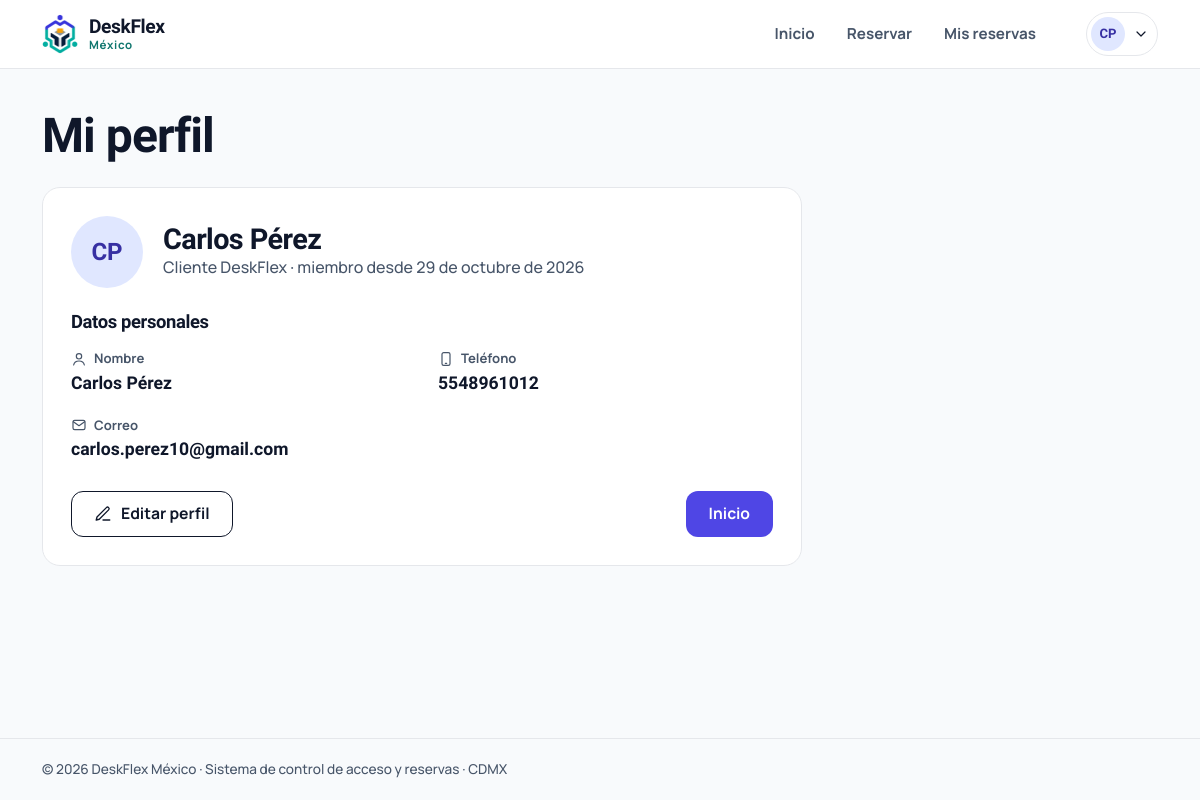
Screenshot of /perfil (signed in) with the database file from the repository.
### tables this page shows
CREATE TABLE usuarios (
    id            INTEGER PRIMARY KEY AUTOINCREMENT,
    nombre        TEXT    NOT NULL,
    correo        TEXT    NOT NULL UNIQUE,
    telefono      TEXT    NOT NULL,
    password_hash TEXT    NOT NULL,
    rol           TEXT    NOT NULL DEFAULT 'cliente' CHECK (rol IN ('cliente','admin')),
    activo        INTEGER NOT NULL DEFAULT 1,
    creado_en     TEXT    NOT NULL DEFAULT (datetime('now'))
);

### deskflex/views/client.py (the view)
@bp.route("/perfil")
@login_required
def perfil():
    return render_template("client/perfil.html")

### deskflex/db.py (called while the page is built)
def get_db() -> sqlite3.Connection:
    if "db" not in g:
        path = Path(current_app.config["DATABASE"])
        path.parent.mkdir(parents=True, exist_ok=True)
        conn = sqlite3.connect(path, isolation_level=None, timeout=10)
        conn.row_factory = sqlite3.Row
        conn.execute("PRAGMA foreign_keys = ON")
        g.db = conn
    return g.db

### deskflex/rules.py (called while the page is built)
def fmt_fecha(d: date | str, corta: bool = False) -> str:
    if isinstance(d, str):
        d = date.fromisoformat(d)
    if corta:
        return f"{d.day:02d}/{d.month:02d}/{d.year}"
    return f"{d.day} de {MESES[d.month - 1]} de {d.year}"

### deskflex/security.py (called while the page is built)
def csrf_token() -> str:
    if "_csrf" not in session:
        session["_csrf"] = secrets.token_urlsafe(24)
    return session["_csrf"]

def check_csrf():
    if request.method in ("POST", "PUT", "PATCH", "DELETE"):
        sent = request.form.get("csrf_token") or request.headers.get("X-CSRF-Token", "")
        if not hmac.compare_digest(sent, session.get("_csrf", "")):
            abort(400, "La sesión del formulario expiró. Recarga la página e inténtalo de nuevo.")

def load_user():
    g.user = None
    uid = session.get("uid")
    if uid:
        u = get_db().execute("SELECT * FROM usuarios WHERE id = ? AND activo = 1", (uid,)).fetchone()
        if u:
            g.user = u
        else:
            session.clear()

def login_required(view):
    @wraps(view)
    def wrapped(*a, **kw):
        if g.user is None:
            flash("Inicia sesión para continuar.", "info")
            return redirect(url_for("auth.login", next=request.full_path.rstrip("?")))
        return view(*a, **kw)
    return wrapped

### deskflex/templates/client/perfil.html (shortened to what this page needs)
{% extends "base.html" %}
{% from "_icons.html" import icon %}
{% block content %}
<div class="page-head"><h1>Mi perfil</h1></div>
<section class="card" style="max-width:760px">
  <div class="profile-head">
    <span class="avatar avatar--lg">{{ user.nombre|iniciales }}</span>
    <div><h2>{{ user.nombre }}</h2><p class="muted">{{ 'Administrador' if user.rol == 'admin' else 'Cliente DeskFlex' }} · miembro desde {{ user.creado_en[:10]|fecha }}</p></div>
  </div>
  <h3 style="margin-bottom:16px">Datos personales</h3>
  <dl class="data-grid">
    <div><dt>{{ icon('user', 16) }} Nombre</dt><dd>{{ user.nombre }}</dd></div>
    <div><dt>{{ icon('phone', 16) }} Teléfono</dt><dd>{{ user.telefono }}</dd></div>
    <div><dt>{{ icon('mail', 16) }} Correo</dt><dd>{{ user.correo }}</dd></div>
  </dl>
  <div style="display:flex;justify-content:space-between;gap:12px;flex-wrap:wrap;margin-top:32px">
    <a class="btn btn--outline" href="{{ url_for('client.perfil_editar') }}">{{ icon('edit', 18) }} Editar perfil</a>
    <a class="btn btn--primary" href="{{ url_for('auth.raiz') }}">Inicio</a>
  </div>
</section>
{% endblock %}

### deskflex/templates/base.html (shortened to what this page needs)
{% from "_icons.html" import icon %}
<!doctype html>
<html lang="es-MX">
<head>
  <link rel="stylesheet" href="{{ url_for('static', filename='css/deskflex.css') }}">
</head>
{% set es_admin = user and user.rol == 'admin' %}
<body class="{% if user %}has-tabbar{% endif %}">
{% block shell %}
{% if es_admin %}
  {% set links = [('admin.dashboard','Dashboard','dashboard',['admin.dashboard']),
                  ('admin.reservas','Reservas','list',['admin.reservas']),
                  ('admin.usuarios','Usuarios','users',['admin.usuarios']),
                  ('admin.checkin','Check-in','scan',['admin.checkin'])] %}
{% else %}
  {% set links = [('client.inicio','Inicio','home',['client.inicio']),
                  ('client.reservar','Reservar','map',['client.reservar']),
                  ('client.mis_reservas','Mis reservas','qr',['client.mis_reservas','client.reserva'])] %}
{% endif %}
<header class="topbar{% if es_admin %} topbar--admin{% endif %}">
  <div class="wrap">
    <a class="brand" href="{{ url_for('auth.raiz') }}" aria-label="DeskFlex México, inicio">
      <img src="{{ url_for('static', filename='img/logo-mark-light.png' if es_admin else 'img/logo-mark.png') }}" alt="" width="36" height="39">
      <span><b>DeskFlex</b><small>México</small></span>
    </a>
    <nav class="nav" aria-label="Principal">
      {% for ep, label, ic, activos in links %}
        <a href="{{ url_for(ep) }}" {% if endpoint in activos %}aria-current="page"{% endif %}>{{ label }}</a>
      {% endfor %}
    </nav>
    <details class="userbtn">
      <summary aria-label="Menú de usuario">
        <span class="avatar">{{ user.nombre|iniciales }}</span>{{ icon('chev-d', 16) }}
      </summary>
    </details>
  </div>
</header>
<main id="contenido" class="wrap">
  {% block content %}{% endblock %}
</main>
<footer class="footer"><div class="wrap">© 2026 DeskFlex México · Sistema de control de acceso y reservas · CDMX</div></footer>
{% endblock %}
</body>
</html>

### rows the page displays
usuarios: nombre|iniciales "CP", nombre "Carlos Pérez", rol "Cliente DeskFlex", creado_en "29 de octubre de 2026", telefono "5548961012", correo "carlos.perez10@gmail.com"

### other values shown
{{ label }} "Inicio" "Reservar" "Mis reservas"
